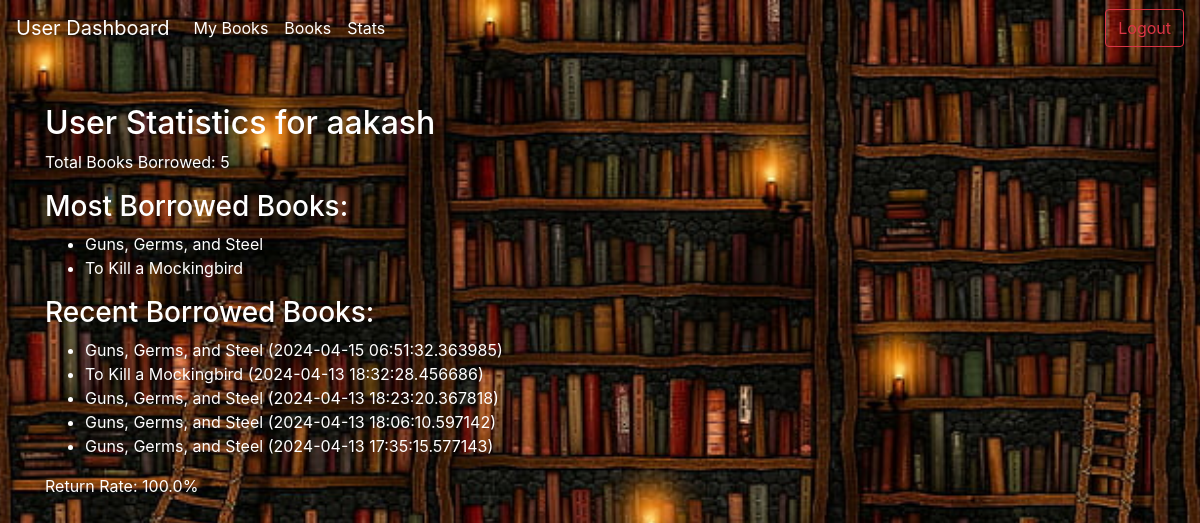
Screenshot of /user_statistics (signed in) with the database file from the repository.
### app.py (models this page shows)
class User(db.Model):
    id = db.Column(db.Integer, primary_key=True)
    username = db.Column(db.String(100), unique=True, nullable=False)
    password = db.Column(db.String(100), nullable=False)

class BorrowedBook(db.Model):
    id = db.Column(db.Integer, primary_key=True)
    user_id = db.Column(db.Integer, db.ForeignKey('user.id'), nullable=False)
    book_id = db.Column(db.Integer, db.ForeignKey('book.id'), nullable=False)
    borrow_date = db.Column(db.DateTime, nullable=False, default=datetime.utcnow)
    return_date = db.Column(db.DateTime, nullable=True)
    status = db.Column(db.String(20), nullable=False, default='borrowed')
    user = db.relationship('User', backref=db.backref('borrowed_books', lazy=True))
    book = db.relationship('Book', backref=db.backref('borrowed_by', lazy=True))

class Book(db.Model):
    id = db.Column(db.Integer, primary_key=True)
    title = db.Column(db.String(100), nullable=False)
    author = db.Column(db.String(100), nullable=False)
    description = db.Column(db.Text, nullable=True)
    section_id = db.Column(db.Integer, db.ForeignKey('section.id'), nullable=False)
    section = db.relationship('Section', backref=db.backref('books', lazy=True))

### app.py (the view)
@app.route('/user_statistics', methods=['GET'])
def user_statisticspg():
    user_id = session['user_id']
    user = User.query.get(user_id)
    total_books_borrowed = BorrowedBook.query.filter_by(user_id=user_id).count()
    avg_borrowing_duration = BorrowedBook.query.with_entities(func.avg(BorrowedBook.return_date - BorrowedBook.borrow_date)).filter_by(user_id=user_id).scalar()
    most_borrowed_books = BorrowedBook.query.filter_by(user_id=user_id).group_by(BorrowedBook.book_id).order_by(func.count().desc()).limit(5).all()
    recent_borrowed_books = BorrowedBook.query.filter_by(user_id=user_id).order_by(BorrowedBook.borrow_date.desc()).limit(5).all()
    total_books_returned = BorrowedBook.query.filter(BorrowedBook.user_id == user_id, BorrowedBook.return_date != None).count()
    return_rate = (total_books_returned / total_books_borrowed) * 100 if total_books_borrowed > 0 else 0
    return render_template('userStatistics.html', user=user, total_books_borrowed=total_books_borrowed,
                           avg_borrowing_duration=avg_borrowing_duration, most_borrowed_books=most_borrowed_books,
                           recent_borrowed_books=recent_borrowed_books, return_rate=return_rate,
                           )

### templates/userStatistics.html (shortened to what this page needs)
<!DOCTYPE html>
<html lang="en">
<head>
    <link rel="stylesheet" href="https://maxcdn.bootstrapcdn.com/bootstrap/4.5.2/css/bootstrap.min.css">
</head>
<body>
    <nav class="navbar navbar-expand-lg navbar-dark ">
        <a class="navbar-brand" href="{{url_for('user_dashboard')}}">User Dashboard</a>
        <div class="collapse navbar-collapse" id="navbarSupportedContent">
            <ul class="navbar-nav mr-auto">
                <li class="nav-item active">
                    <a class="nav-link" href="{{ url_for('my_books') }}">My Books</a>
                </li>
                <li class="nav-item active">
                    <a class="nav-link" href="{{url_for('user_dashboard')}}">Books</a>
                </li>
                <li class="nav-item active">
                    <a class="nav-link" href="{{url_for('user_statisticspg')}}">Stats</a>
                </li>
            </ul>
            <form action="{{ url_for('logout') }}" method="post" class="form-inline my-2 my-lg-0 ml-3">
                <button class="btn btn-outline-danger my-2 my-sm-0" type="submit">Logout</button>
            </form>
        </div>
    </nav>
    <div class="container mt-5" style="color: white;">
        <h2>User Statistics for {{ user.username }}</h2>
        <p>Total Books Borrowed: {{ total_books_borrowed }}</p>
        <h3>Most Borrowed Books:</h3>
        <ul>
            {% for book in most_borrowed_books %}
                <li>{{ book.book.title }}</li>
            {% endfor %}
        </ul>
        <h3>Recent Borrowed Books:</h3>
        <ul>
            {% for book in recent_borrowed_books %}
                <li>{{ book.book.title }} ({{ book.borrow_date }})</li>
            {% endfor %}
        </ul>
        <p>Return Rate: {{ return_rate }}%</p>
    </div>
</body>
</html>

### templates/userStatistics.html (style rules this page uses)
body { background-image: url('static/BackImg.jpg'); background-size: cover; background-position: center; background-repeat: no-repeat; height: 100vh; }

### rows the page displays
User: username "aakash"
BorrowedBook: book "Guns, Germs, and Steel", borrow_date "2024-04-13 17:35:15.577143"
BorrowedBook: book "To Kill a Mockingbird", borrow_date "2024-04-13 18:32:28.456686"
BorrowedBook: book "Guns, Germs, and Steel", borrow_date "2024-04-15 06:51:32.363985"
BorrowedBook: book "Guns, Germs, and Steel", borrow_date "2024-04-13 18:23:20.367818"
BorrowedBook: book "Guns, Germs, and Steel", borrow_date "2024-04-13 18:06:10.597142"

### other values shown
{{ total_books_borrowed }} "5"
{{ return_rate }} "100.0"
